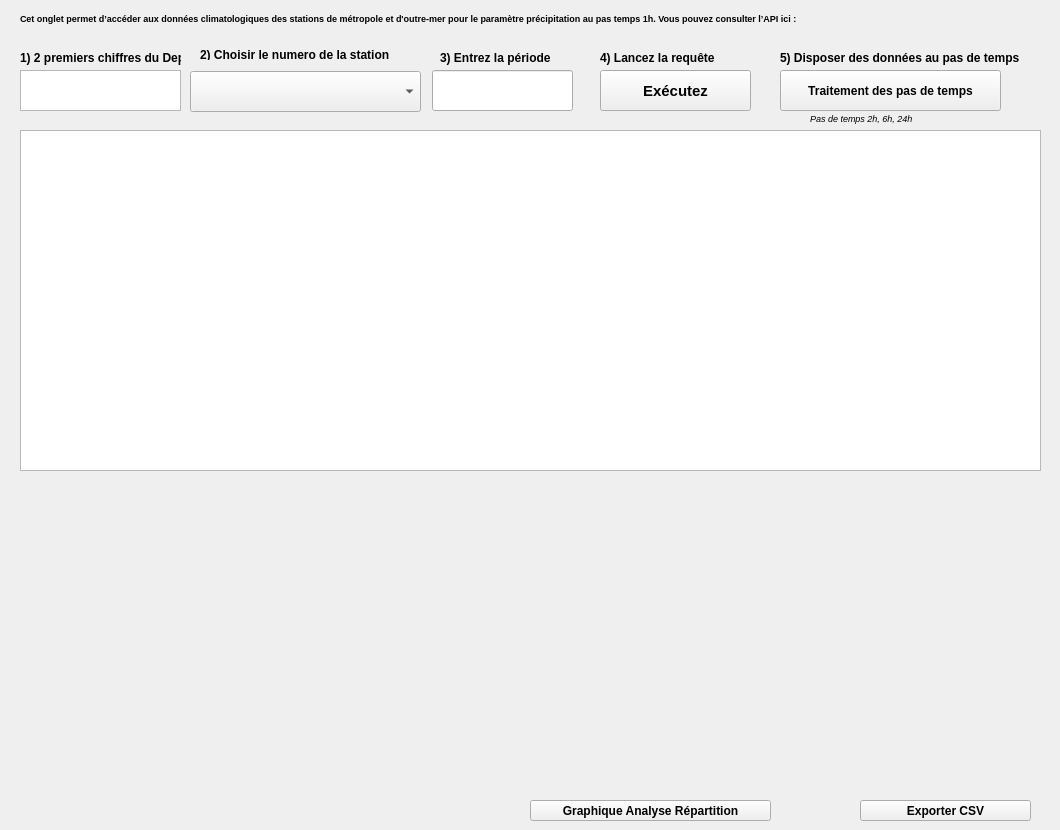
   <widget class="QWidget" name="tab_meteoFrance">
    <attribute name="title">
     <string>MétéoFrance</string>
    </attribute>
    <widget class="QLabel" name="label_API">
     <property name="geometry">
      <rect>
       <x>880</x>
       <y>6</y>
       <width>81</width>
       <height>20</height>
      </rect>
     </property>
     <property name="font">
      <font>
       <pointsize>7</pointsize>
       <weight>75</weight>
       <bold>true</bold>
       <underline>true</underline>
      </font>
     </property>
     <property name="text">
      <string/>
     </property>
    </widget>
    <widget class="QLabel" name="label_35">
     <property name="geometry">
      <rect>
       <x>20</x>
       <y>50</y>
       <width>161</width>
       <height>16</height>
      </rect>
     </property>
     <property name="font">
      <font>
       <weight>75</weight>
       <bold>true</bold>
      </font>
     </property>
     <property name="text">
      <string>1) 2 premiers chiffres du Dep</string>
     </property>
    </widget>
    <widget class="QTextEdit" name="codes_postales">
     <property name="geometry">
      <rect>
       <x>20</x>
       <y>70</y>
       <width>161</width>
       <height>41</height>
      </rect>
     </property>
    </widget>
    <widget class="QLabel" name="label_36">
     <property name="geometry">
      <rect>
       <x>440</x>
       <y>50</y>
       <width>141</width>
       <height>16</height>
      </rect>
     </property>
     <property name="font">
      <font>
       <weight>75</weight>
       <bold>true</bold>
      </font>
     </property>
     <property name="text">
      <string>3) Entrez la période</string>
     </property>
    </widget>
    <widget class="QPushButton" name="requete_meteo_france">
     <property name="geometry">
      <rect>
       <x>600</x>
       <y>70</y>
       <width>151</width>
       <height>41</height>
      </rect>
     </property>
     <property name="font">
      <font>
       <pointsize>11</pointsize>
       <weight>75</weight>
       <bold>true</bold>
      </font>
     </property>
     <property name="text">
      <string>Exécutez</string>
     </property>
    </widget>
    <widget class="QLineEdit" name="periodes_de_donnees">
     <property name="geometry">
      <rect>
       <x>432</x>
       <y>70</y>
       <width>141</width>
       <height>41</height>
      </rect>
     </property>
    </widget>
    <widget class="QTableWidget" name="resultat_meteo6mn">
     <property name="geometry">
      <rect>
       <x>20</x>
       <y>130</y>
       <width>1021</width>
       <height>341</height>
      </rect>
     </property>
    </widget>
    <widget class="QPushButton" name="colonnes_pas_de_temps">
     <property name="geometry">
      <rect>
       <x>780</x>
       <y>70</y>
       <width>221</width>
       <height>41</height>
      </rect>
     </property>
     <property name="font">
      <font>
       <pointsize>9</pointsize>
       <weight>75</weight>
       <bold>true</bold>
      </font>
     </property>
     <property name="text">
      <string>Traitement des pas de temps</string>
     </property>
    </widget>
    <widget class="QLabel" name="label_37">
     <property name="geometry">
      <rect>
       <x>780</x>
       <y>50</y>
       <width>271</width>
       <height>16</height>
      </rect>
     </property>
     <property name="font">
      <font>
       <weight>75</weight>
       <bold>true</bold>
      </font>
     </property>
     <property name="text">
      <string>5) Disposer des données au pas de temps </string>
     </property>
     <property name="alignment">
      <set>Qt::AlignLeading|Qt::AlignLeft|Qt::AlignVCenter</set>
     </property>
    </widget>
    <widget class="QPushButton" name="Export_csv_meteo">
     <property name="geometry">
      <rect>
       <x>860</x>
       <y>800</y>
       <width>171</width>
       <height>21</height>
      </rect>
     </property>
     <property name="font">
      <font>
       <pointsize>9</pointsize>
       <weight>75</weight>
       <bold>true</bold>
      </font>
     </property>
     <property name="text">
      <string>Exporter CSV</string>
     </property>
    </widget>
    <widget class="QLabel" name="label_39">
     <property name="geometry">
      <rect>
       <x>810</x>
       <y>110</y>
       <width>171</width>
       <height>16</height>
      </rect>
     </property>
     <property name="font">
      <font>
       <pointsize>7</pointsize>
       <weight>50</weight>
       <italic>true</italic>
       <bold>false</bold>
      </font>
     </property>
     <property name="text">
      <string>Pas de temps 2h, 6h, 24h</string>
     </property>
     <property name="alignment">
      <set>Qt::AlignLeading|Qt::AlignLeft|Qt::AlignVCenter</set>
     </property>
    </widget>
    <widget class="QLabel" name="label_34">
     <property name="geometry">
      <rect>
       <x>20</x>
       <y>10</y>
       <width>941</width>
       <height>16</height>
      </rect>
     </property>
     <property name="font">
      <font>
       <pointsize>7</pointsize>
       <weight>75</weight>
       <bold>true</bold>
      </font>
     </property>
     <property name="text">
      <string>Cet onglet permet d’accéder aux données climatologiques des stations de métropole et d'outre-mer pour le paramètre précipitation au pas temps 1h. Vous pouvez consulter l’API ici : </string>
     </property>
    </widget>
    <widget class="QLabel" name="label_38">
     <property name="geometry">
      <rect>
       <x>200</x>
       <y>50</y>
       <width>221</width>
       <height>10</height>
      </rect>
     </property>
     <property name="font">
      <font>
       <weight>75</weight>
       <bold>true</bold>
      </font>
     </property>
     <property name="text">
      <string>2) Choisir le numero de la station</string>
     </property>
    </widget>
    <widget class="QComboBox" name="combos_stations">
     <property name="enabled">
      <bool>true</bool>
     </property>
     <property name="geometry">
      <rect>
       <x>190</x>
       <y>71</y>
       <width>231</width>
       <height>41</height>
      </rect>
     </property>
    </widget>
    <widget class="QLabel" name="label_40">
     <property name="geometry">
      <rect>
       <x>600</x>
       <y>50</y>
       <width>141</width>
       <height>16</height>
      </rect>
     </property>
     <property name="font">
      <font>
       <weight>75</weight>
       <bold>true</bold>
      </font>
     </property>
     <property name="text">
      <string>4) Lancez la requête</string>
     </property>
    </widget>
    <widget class="QWidget" name="widget_graph_repartition" native="true">
     <property name="geometry">
      <rect>
       <x>20</x>
       <y>480</y>
       <width>1021</width>
       <height>331</height>
      </rect>
     </property>
    </widget>
    <widget class="QPushButton" name="btn_repartition_rr1">
     <property name="geometry">
      <rect>
       <x>530</x>
       <y>800</y>
       <width>241</width>
       <height>21</height>
      </rect>
     </property>
     <property name="font">
      <font>
       <pointsize>9</pointsize>
       <weight>75</weight>
       <bold>true</bold>
      </font>
     </property>
     <property name="text">
      <string>Graphique Analyse Répartition</string>
     </property>
    </widget>
    <zorder>label_API</zorder>
    <zorder>label_35</zorder>
    <zorder>codes_postales</zorder>
    <zorder>label_36</zorder>
    <zorder>requete_meteo_france</zorder>
    <zorder>periodes_de_donnees</zorder>
    <zorder>colonnes_pas_de_temps</zorder>
    <zorder>label_37</zorder>
    <zorder>label_39</zorder>
    <zorder>label_34</zorder>
    <zorder>label_38</zorder>
    <zorder>combos_stations</zorder>
    <zorder>label_40</zorder>
    <zorder>widget_graph_repartition</zorder>
    <zorder>btn_repartition_rr1</zorder>
    <zorder>Export_csv_meteo</zorder>
    <zorder>resultat_meteo6mn</zorder>
   </widget>
